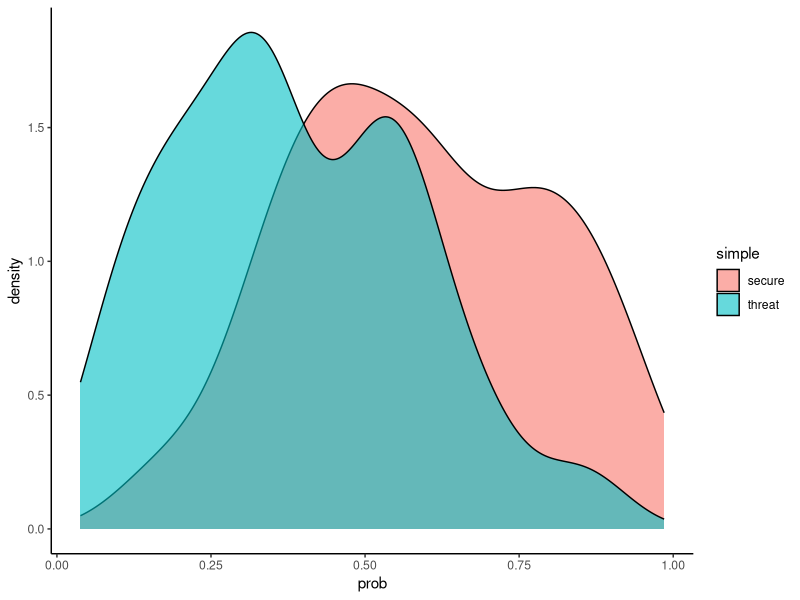

The R source for this figure:
# null model for rank correlations
library(tidyverse)
threat<-rbeta(200, 2, 2.8)
secure <- rbeta(100, 2.8, 2)
from_mod<-data.frame(prob = c(threat, secure), simple = c(rep("threat", 200), rep("secure", 100)))                     

#visualize
from_mod %>% 
  ggplot(aes(prob, fill = simple)) + 
  geom_density(alpha = 0.6) + 
  theme_classic()

# is this the same as the AUC?
wilcox.test(threat, secure, )$statistic/20000

# make up the ranks now
ranks <- c(sample(1:3, 200, replace =T), sample (4:5, 100, replace =T))

dat <-cbind(ranks, from_mod)
cor(dat[,1], dat[,2], method = "spearman")
